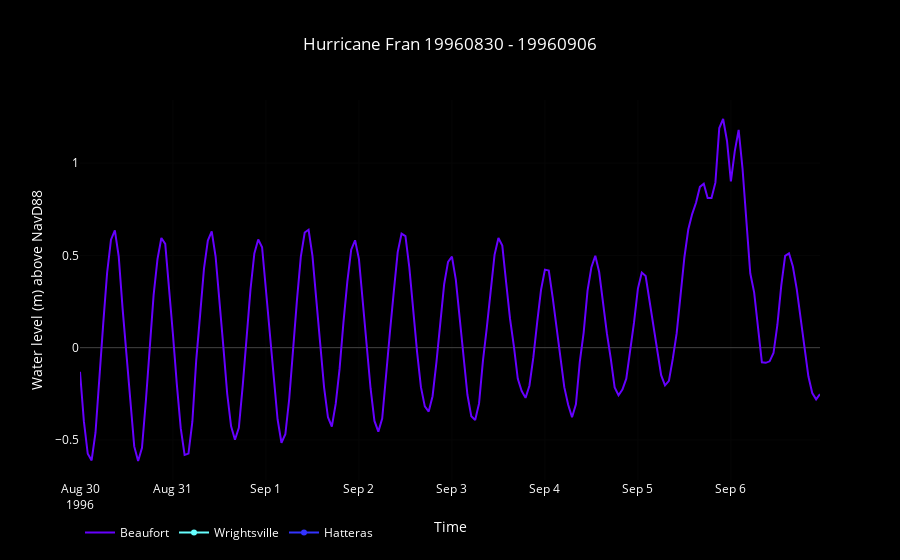

This figure's notebook cell:
### Code cell
begin = '19960830'
end = '19960906'
title = 'Hurricane Fran'
data,layout = adcirc.plot_hurricane(begin,end,stations,title)
fig = go.Figure(data=data, layout=layout)
interactive = iplot(fig)

### Figure 1 — Plotly figure (JSON) as saved in the notebook; plotly's stock layout.template omitted (floating-point values rounded to 4 significant figures; data arrays with more than 128 entries replaced by an {"elided": "..."} marker saying what was removed)
{"data": [{"line": {"color": "rgb(102, 0, 255)"}, "name": "Beaufort", "type": "scatter", "uid": "f717d2", "x": {"elided": "192 str values"}, "y": {"elided": "192 float values"}}, {"line": {"color": "rgb(102, 255, 255)"}, "name": "Wrightsville", "type": "scatter", "uid": "45f60d", "x": ["Error: No data was found. This product may not be offered at this station at the requested time."], "y": [null]}, {"line": {"color": "rgb(51, 51, 255)"}, "name": "Hatteras", "type": "scatter", "uid": "4bdf26", "x": ["Error: No data was found. This product may not be offered at this station at the requested time."], "y": [null]}], "layout": {"autosize": true, "font": {"color": "rgb(255,255,255)"}, "legend": {"orientation": "h"}, "paper_bgcolor": "rgb(0, 0, 0)", "plot_bgcolor": "rgb(0, 0, 0)", "title": "Hurricane Fran 19960830 - 19960906", "xaxis": {"autorange": true, "range": ["1996-08-30", "1996-09-06 23:00"], "title": "Time", "type": "date"}, "yaxis": {"autorange": true, "range": [-0.7169, 1.342], "title": "Water level (m) above NavD88", "type": "linear"}}}
